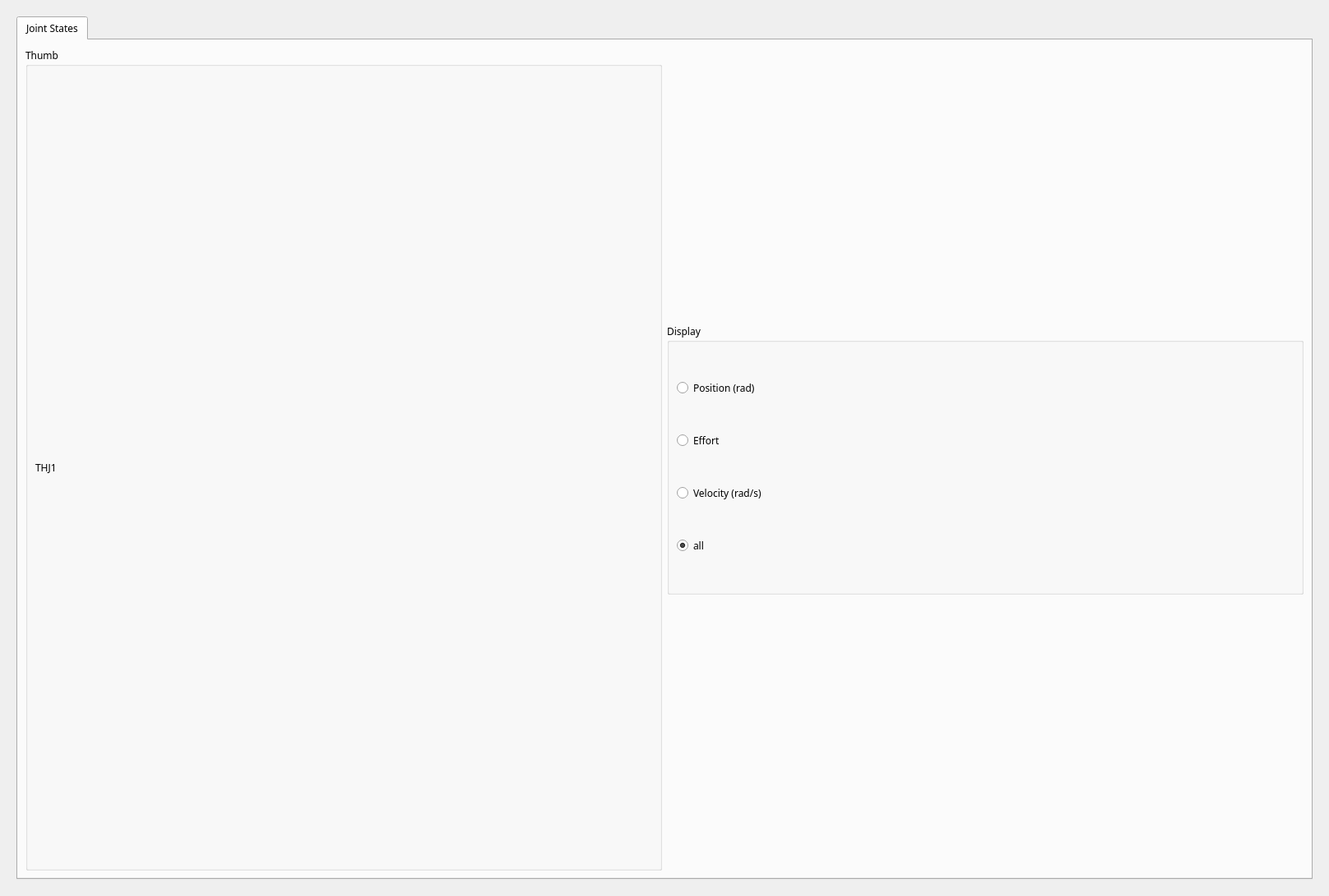
<?xml version="1.0" encoding="UTF-8"?>
<ui version="4.0">
 <class>Form</class>
 <widget class="QWidget" name="Form">
  <property name="geometry">
   <rect>
    <x>0</x>
    <y>0</y>
    <width>1618</width>
    <height>1091</height>
   </rect>
  </property>
  <property name="font">
   <font>
    <family>Sans Serif</family>
    <italic>false</italic>
   </font>
  </property>
  <property name="focusPolicy">
   <enum>Qt::NoFocus</enum>
  </property>
  <property name="windowTitle">
   <string>Dexterous Hand Data Visualizer</string>
  </property>
  <layout class="QGridLayout" name="gridLayout_3">
   <item row="0" column="0">
    <layout class="QGridLayout" name="gridLayout">
     <item row="0" column="0">
      <widget class="QWidget" name="right" native="true">
       <property name="sizePolicy">
        <sizepolicy hsizetype="Preferred" vsizetype="Preferred">
         <horstretch>2</horstretch>
         <verstretch>0</verstretch>
        </sizepolicy>
       </property>
       <layout class="QGridLayout" name="gridLayout_4">
        <item row="1" column="0">
         <widget class="QTabWidget" name="tabWidget">
          <property name="currentIndex">
           <number>0</number>
          </property>
          <widget class="QWidget" name="tab_0">
           <attribute name="title">
            <string>Joint States</string>
           </attribute>
           <layout class="QGridLayout" name="gridLayout_11">
            <item row="0" column="0" rowspan="3">
             <widget class="QGroupBox" name="groupBox_2">
              <property name="title">
               <string>Thumb</string>
              </property>
              <layout class="QGridLayout" name="gridLayout_5">
               <item row="0" column="0">
                <widget class="QLabel" name="label_7">
                 <property name="text">
                  <string>THJ1</string>
                 </property>
                </widget>
               </item>
               <item row="1" column="0">
                <layout class="QVBoxLayout" name="thj1_layout"/>
               </item>
              </layout>
             </widget>
            </item>
            <item row="1" column="4">
             <widget class="QGroupBox" name="groupBox_9">
              <property name="title">
               <string>Display</string>
              </property>
              <layout class="QGridLayout" name="gridLayout_14">
               <item row="3" column="0">
                <widget class="QRadioButton" name="radioButton_3">
                 <property name="text">
                  <string>Velocity (rad/s)</string>
                 </property>
                </widget>
               </item>
               <item row="1" column="0">
                <widget class="QRadioButton" name="radioButton">
                 <property name="text">
                  <string>Position (rad)</string>
                 </property>
                 <property name="checked">
                  <bool>false</bool>
                 </property>
                </widget>
               </item>
               <item row="2" column="0">
                <widget class="QRadioButton" name="radioButton_2">
                 <property name="text">
                  <string>Effort</string>
                 </property>
                </widget>
               </item>
               <item row="4" column="0">
                <widget class="QRadioButton" name="radioButton_4">
                 <property name="text">
                  <string>all</string>
                 </property>
                 <property name="checked">
                  <bool>true</bool>
                 </property>
                </widget>
               </item>
              </layout>
             </widget>
            </item>
           </layout>
          </widget>
         </widget>
        </item>
       </layout>
      </widget>
     </item>
    </layout>
   </item>
  </layout>
 </widget>
 <resources/>
 <connections/>
</ui>
